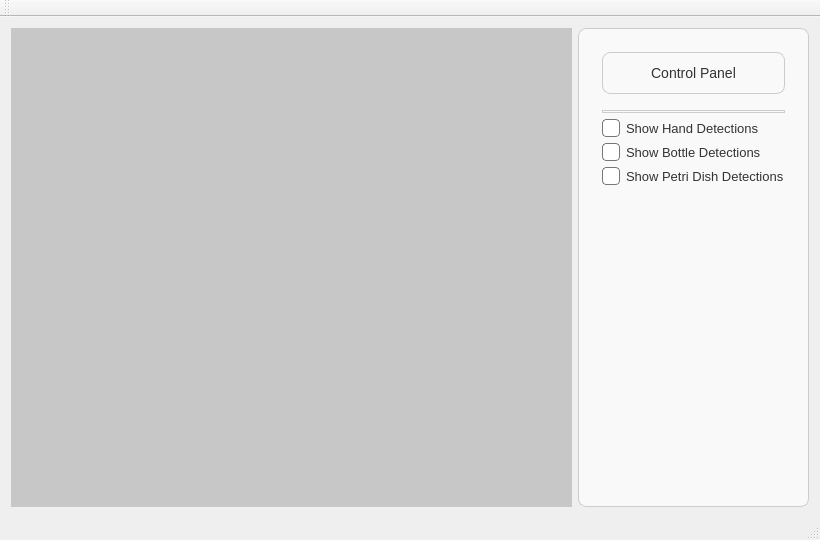
<?xml version="1.0" encoding="UTF-8"?>
<ui version="4.0">
 <class>LabTrackingClass</class>
 <widget class="QMainWindow" name="LabTrackingClass">
  <property name="geometry">
   <rect>
    <x>0</x>
    <y>0</y>
    <width>820</width>
    <height>540</height>
   </rect>
  </property>
  <property name="windowTitle">
   <string>LabTracking</string>
  </property>
  <widget class="QWidget" name="centralWidget">
   <layout class="QGridLayout" name="gridLayout_2">
    <item row="0" column="0">
     <widget class="QLabel" name="cameraViewLabel">
      <property name="styleSheet">
       <string notr="true">background-color: rgb(199, 199, 199);</string>
      </property>
      <property name="text">
       <string/>
      </property>
     </widget>
    </item>
    <item row="0" column="1">
     <widget class="QFrame" name="frame">
      <property name="sizePolicy">
       <sizepolicy hsizetype="Fixed" vsizetype="Preferred">
        <horstretch>0</horstretch>
        <verstretch>0</verstretch>
       </sizepolicy>
      </property>
      <property name="minimumSize">
       <size>
        <width>200</width>
        <height>0</height>
       </size>
      </property>
      <property name="styleSheet">
       <string notr="true">/* Style for the side panel frame (set its objectName to &quot;sidePanel&quot; in Qt Creator) */
QFrame {
    background-color: #f9f9f9; /* very light gray background */
    border: 1px solid #cccccc;
    border-radius: 8px;
    padding: 12px;
}

/* Style for QLabel (applies to all labels, or you can restrict by object name if needed) */
QLabel {
    font-family: &quot;Segoe UI&quot;, Arial, sans-serif;
    font-size: 14px;
    color: #333333;
    margin-bottom: 10px;
}

/* Style for QCheckBox text */
QCheckBox {
    font-family: &quot;Segoe UI&quot;, Arial, sans-serif;
    font-size: 13px;
    color: #333333;
    spacing: 6px;
}

/* Customize the check box indicator */
QCheckBox::indicator {
    width: 16px;
    height: 16px;
}

/* When the checkbox is not checked */
QCheckBox::indicator:unchecked {
    border: 1px solid #777777;
    background-color: #ffffff;
    border-radius: 4px;
}

/* When the checkbox is checked */
QCheckBox::indicator:checked {
    background-color: #0078d7; /* blue color */
    border: 1px solid #0078d7;
    border-radius: 4px;
}
</string>
      </property>
      <property name="frameShape">
       <enum>QFrame::Shape::StyledPanel</enum>
      </property>
      <property name="frameShadow">
       <enum>QFrame::Shadow::Raised</enum>
      </property>
      <layout class="QGridLayout" name="gridLayout_3">
       <item row="0" column="0">
        <layout class="QVBoxLayout" name="verticalLayout">
         <item>
          <widget class="QLabel" name="label">
           <property name="text">
            <string>Control Panel</string>
           </property>
           <property name="alignment">
            <set>Qt::AlignmentFlag::AlignCenter</set>
           </property>
          </widget>
         </item>
         <item>
          <widget class="Line" name="line">
           <property name="orientation">
            <enum>Qt::Orientation::Horizontal</enum>
           </property>
          </widget>
         </item>
         <item>
          <widget class="QCheckBox" name="checkBox">
           <property name="text">
            <string>Show Hand Detections</string>
           </property>
          </widget>
         </item>
         <item>
          <widget class="QCheckBox" name="checkBox_2">
           <property name="text">
            <string>Show Bottle Detections</string>
           </property>
          </widget>
         </item>
         <item>
          <widget class="QCheckBox" name="checkBox_3">
           <property name="text">
            <string>Show Petri Dish Detections</string>
           </property>
          </widget>
         </item>
         <item>
          <spacer name="verticalSpacer">
           <property name="orientation">
            <enum>Qt::Orientation::Vertical</enum>
           </property>
           <property name="sizeHint" stdset="0">
            <size>
             <width>20</width>
             <height>40</height>
            </size>
           </property>
          </spacer>
         </item>
        </layout>
       </item>
      </layout>
     </widget>
    </item>
   </layout>
  </widget>
  <widget class="QMenuBar" name="menuBar">
   <property name="geometry">
    <rect>
     <x>0</x>
     <y>0</y>
     <width>820</width>
     <height>21</height>
    </rect>
   </property>
  </widget>
  <widget class="QToolBar" name="mainToolBar">
   <attribute name="toolBarArea">
    <enum>TopToolBarArea</enum>
   </attribute>
   <attribute name="toolBarBreak">
    <bool>false</bool>
   </attribute>
  </widget>
  <widget class="QStatusBar" name="statusBar"/>
 </widget>
 <layoutdefault spacing="6" margin="11"/>
 <resources>
  <include location="LabTracking.qrc"/>
 </resources>
 <connections/>
</ui>
